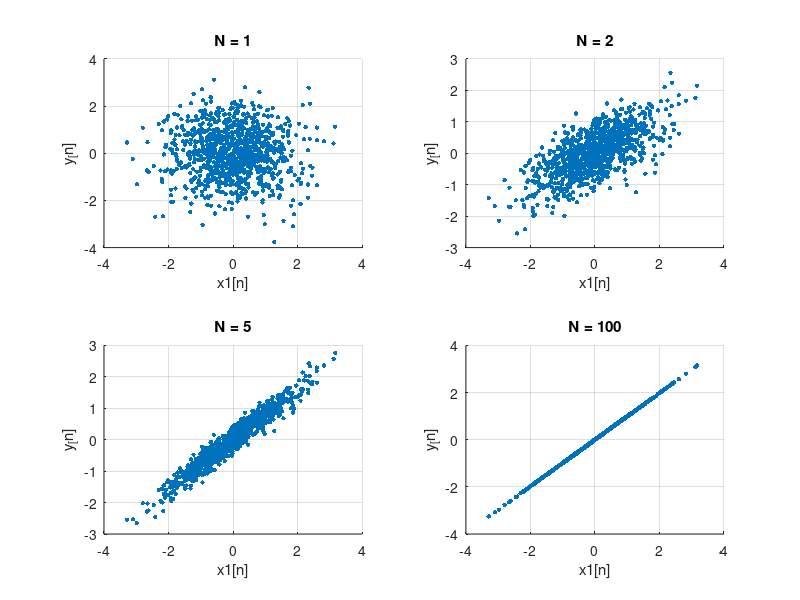

This figure's MATLAB source:
rng(0); % set rng for reproducibility
x1 = randn(1000, 1);
x2 = randn(1000, 1);

nums = [1 2 5 100];
rho = zeros(length(nums),1);

figure;
for i = 1:length(nums)
    N = nums(i);
    y = ((N-1)*x1+x2)/N;

    % 1
    subplot(2,2,i);
    scatter(x1, y, 10, 'filled');
    title(['N = ', num2str(N)]);
    xlabel('x1[n]');
    ylabel('y_[n]');
    grid on;

    % 2
    x1_m = x1-mean(x1);
    y_m = y-mean(y);
    rho(i) = sum(x1_m.*y_m) / sqrt(sum(x1_m.^2)*sum(y_m.^2));

    fprintf('N = %d, rho = %.4f\n', N, rho(i));
end
